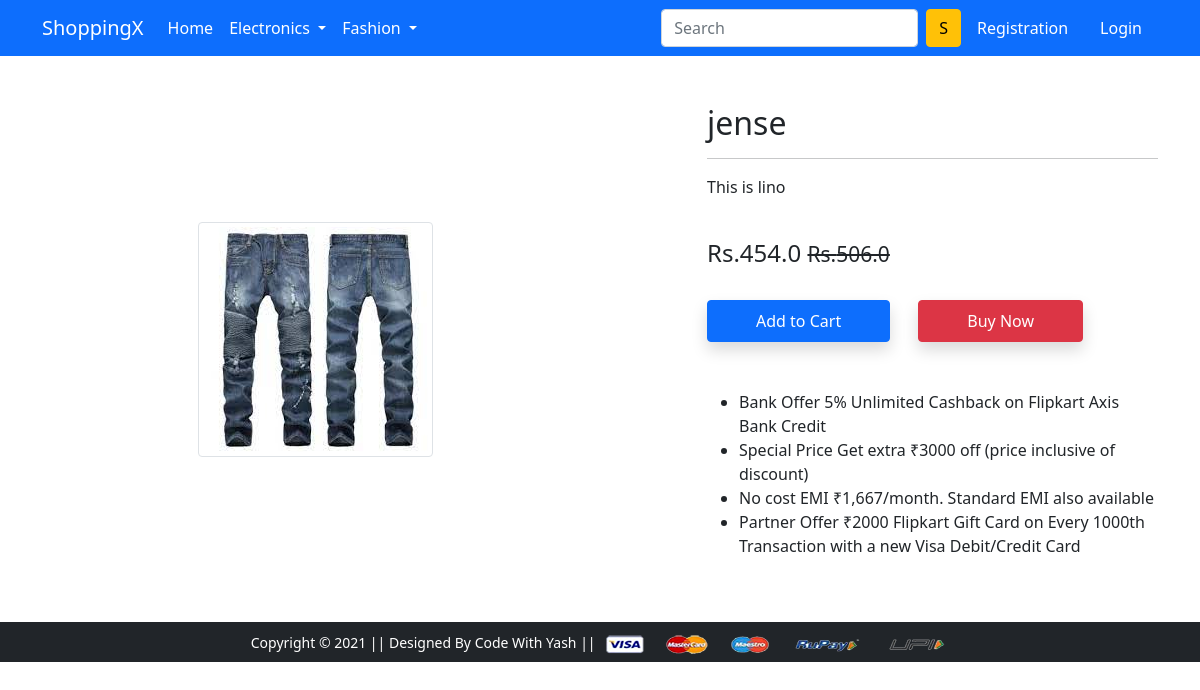
Screenshot of /product-detail/2 with the database file from the repository.
### app/models.py (models this page shows, shortened)
class Product(models.Model):
    title = models.CharField(max_length=50)
    selling_price = models.FloatField()
    discounted_price = models.FloatField()
    description = models.TextField()
    brand = models.CharField(max_length=111)
    category = models.CharField(choices=CATEGORY_CHOICES,max_length=3)
    product_image = models.ImageField(upload_to='productimg')

### app/views.py (the view)
# urls.py: path('product-detail/<int:pk>', views.productDetailView.as_view(), name='product-detail'),
class productDetailView(View):
    def get(self, request, pk):
        totalitem = 0
        if request.user.is_authenticated:
            totalitem = len(Cart.objects.filter(user=request.user))
        product = Product.objects.get(pk=pk)
        in_cart = False
        if request.user.is_authenticated:
            in_cart = Cart.objects.filter(Q(product=product.id) & Q(user=request.user)).exists()
        return render(request, 'app/productdetail.html',{'product': product,'in_cart':in_cart,'totalitem':totalitem})

### app/templates/app/productdetail.html (shortened to what this page needs)
{% extends 'app/base.html' %}
{% load static %}
{% block main-content %}
<div class="container my-5">
    <div class="row">
        <div class="col-sm-6 text-center align-self-center">
            <img src="{{ product.product_image.url }}" alt="" class="img-fluid img-thumbnail">
        </div>
        <div class="col-sm-5 offset-sm-1">
            <h2>{{ product.title }}</h2>
            <hr>
            <p>{{ product.description }}</p> <br>
            <h4>Rs.{{ product.discounted_price }} <small
                    class="fw-light text-decoration-line-through">Rs.{{product.selling_price }}</small></h4> <br>
    {% if not request.user.is_authenticated %}
         <form action="/add-to-cart" class="d-inline">
                <button class="btn btn-primary shadow px-5 py-2" type="submit">Add to Cart</button>
            </form>
    {% endif %}
            <a href="{% url 'checkout' %}" class="btn btn-danger shadow px-5 py-2 ms-4">Buy Now</a>
            <ul>
                <li>Bank Offer 5% Unlimited Cashback on Flipkart Axis Bank Credit</li>
                <li>Special Price Get extra ₹3000 off (price inclusive of discount)</li>
                <li>No cost EMI ₹1,667/month. Standard EMI also available</li>
                <li>Partner Offer ₹2000 Flipkart Gift Card on Every 1000th Transaction with a new Visa Debit/Credit Card
                </li>
            </ul>
        </div>
    </div>
</div>
{% endblock main-content %}

### rows the page displays
Product: product_image (picture), title "jense", description "This is lino", discounted_price "454.0", selling_price "506.0"
